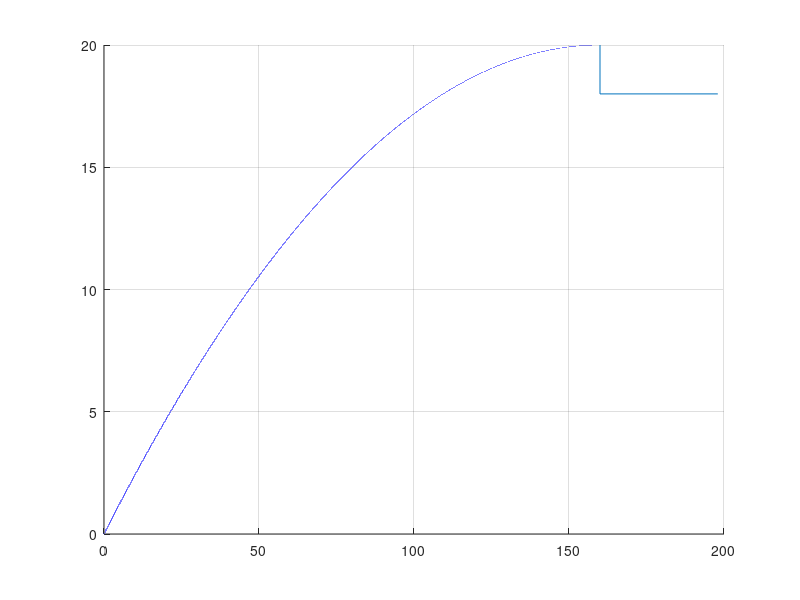

This chart was generated by the following MATLAB code: (Note: this script raises an error after producing the figure.)
%% Ogive Nosecone Plotting
%  
%  Plots the cross section of a hollow nose cone with wall thickness.
%  
% *This file supersedes 'nosecone.m'*
% 
%  TODO: 
% * Write more comments and documentation for usage of this script.
%  
%  Created by Andrew Smelser
%  Created on 03-18-2022
%  Updated on 08-01-2022
clear,clc,close all
format compact

%% Define Parameters
i = 1;
dgamma = 0.001;  % Plot resolution, same units as gamma
ar = 4;  % Length to width aspect ratio, dimensionless
beta = 40;  % Aft nosecone diameter, mm
beta_s = 38;  % Shoulder outer diameter, mm
gamma = ar*beta;  % Nosecone length, mm
gamma_s = 38;  % Shoulder length, mm
alpha = 1;  % Nosecone shape parameter, dimensionless
tau = beta - beta_s;  % Shoulder offset distance, mm
k = 1.5;  % Wall thickness, mm

%% Outer curves
x = @(t) t;
y = @(x) beta*((-alpha*x.^2 / gamma^2) + (2*x/gamma))/(2*(2-alpha));

xt(1,:) = x(0:dgamma:gamma);
yt(1,:) = y(xt);
yyyyy = yt';
xxxxx = xt';

%% Inner curves
x2 = @(x1) (-beta*k*((-2*alpha*x1/gamma^2)+(2/gamma))) / (2*(2-alpha)*sqrt(...
	       (beta^2 * ((-2*alpha*x1/gamma^2)+(2/gamma)).^2)/(4*(2-alpha)^2)+1))+x1;	
y2 = @(x2) ((beta*(-(alpha*x2.^2 /gamma^2) + (2*x2/gamma))) / (2*(2-alpha))) - ...
	       (k./sqrt(((beta^2 * (-(2*alpha*x2/gamma^2)+(2/gamma)).^2)/ ...
		   (4*(2-alpha)^2))+1));
x2t(1,:) = x2(xt);
y2t(1,:) = y2(x2t);

% Fix the shoulder offset thickness
mask = x2t >= xt(end)-k;
x2t(mask) = [];
y2t(mask) = [];
x2t(end) = xt(end)-k;
y2t(end) = y2(x2t(end));

mask = y2t < yt(1);
y2t(mask) = [];
x2t(mask) = [];
% x2t(1) = xt(1);
y2t(1) = yt(1);

%% Fix the inner shoulder
outer_shoulder_points = [xt(end), yt(end)-tau, xt(end)+gamma_s, yt(end)-tau];
inner_shoulder_points = [x2t(end), y2t(end)-tau, x2t(end)+gamma_s, y2t(end)-tau];

xx1 = outer_shoulder_points(3);
yy1 = outer_shoulder_points(4);
xx2 = inner_shoulder_points(3);
yy2 = inner_shoulder_points(4);
shoulder_end_diff = sqrt((xx2-xx1)^2 + (yy2-yy1)^2);  % hypotenuse
remainder_shoulder = sqrt(shoulder_end_diff^2 - k^2);

%% Plot the curves
% 
%  Set the plot axes limits
border_width = 2;  % Extra space around the plot
x0 = 0; x1 = xt(end) + gamma_s + border_width;
y0 = 0; y1 = xt(end)/4 + border_width;

% Plot the shapes
f = figure(1);
hold on;
grid on;

% Outer surface
outer_surface = plot(xt, yt, 'b');
offset_shoulder = line([xt(end), xt(end)], [yt(end), yt(end)-tau]);
outer_shoulder = line([xt(end), xt(end)+gamma_s], [yt(end)-tau, yt(end)-tau]);
offset_shoulder.Color = 'blue';
outer_shoulder.Color = 'blue';

% Inner surface
inner_surface = plot(x2t, y2t, 'g');
inner_offset_shoulder = line([x2t(end), x2t(end)], [y2t(end), y2t(end)-tau]);
inner_shoulder = line([x2t(end), x2t(end)+gamma_s+remainder_shoulder], ...
	                  [y2t(end)-tau, y2t(end)-tau]);
inner_offset_shoulder.Color = 'green';
inner_shoulder.Color = 'green';

% Close the shoulder gap
gap = line([xt(end)+gamma_s, xt(end)+gamma_s], [yt(end)-tau, y2t(end)-tau]);
gap.Color = 'green';

% Close the nose gap
nose_gap = line([xt(1), x2t(1)], [0, 0]);
nose_gap.Color = 'green';

xlabel('Nose Cone Length');
ylabel('Nose Cone Diameter');
axis equal;
axis([x0 x1 y0 y1]);
hold off;
